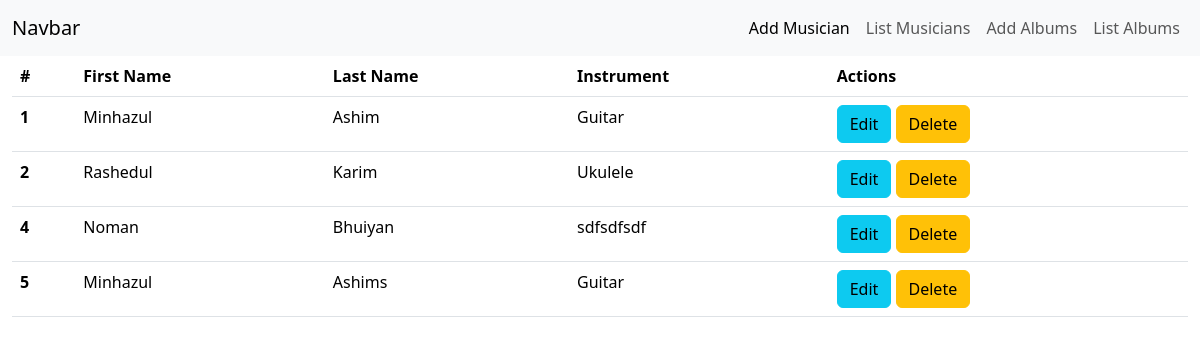
Page /app/listMusician/ on the committed database.
### app/models.py (models this page shows)
class Musician(models.Model) :
    firstName = models.CharField(max_length = 15);
    lastName = models.CharField(max_length = 15);
    email = models.EmailField(max_length = 30);
    phoneNumber = models.CharField(max_length = 20);
    instrumentType = models.CharField(max_length = 20);

### app/views.py (the view)
# urls.py: path('listMusician/', views.listMusicians, name="musiciansPage"),
def listMusicians(request) :
    data = models.Musician.objects.all();
    return render(request, 'musicians.html', {"data" : data});

### app/templates/musicians.html
{% extends 'base.html' %} {% block content %}
<div class="container-fluid">
  <table class="table">
    <thead>
      <tr>
        <th scope="col">#</th>
        <th scope="col">First Name</th>
        <th scope="col">Last Name</th>
        <th scope="col">Instrument</th>
        <th scope="col">Actions</th>
      </tr>
    </thead>
    <tbody>
      {% for musician in data %}
      <tr>
        <th scope="row">{{ musician.id }}</th>
        <td>{{ musician.firstName }}</td>
        <td>{{ musician.lastName }}</td>
        <td>{{ musician.instrumentType }}</td>
        <td>
          <a href="{% url 'editMusicianPage' musician.id %}" class="btn btn-info">Edit</a>
          <a  href="{% url 'deleteMusician' musician.id %}" class="btn btn-warning">Delete</a>
        </td>
      </tr>
      {% endfor %}
    </tbody>
  </table>
</div>
{% endblock %}

### rows in the picture
Musician: id "1", firstName "Minhazul", lastName "Ashim", instrumentType "Guitar"
Musician: id "2", firstName "Rashedul", lastName "Karim", instrumentType "Ukulele"
Musician: id "4", firstName "Noman", lastName "Bhuiyan", instrumentType "sdfsdfsdf"
Musician: id "5", firstName "Minhazul", lastName "Ashims", instrumentType "Guitar"
